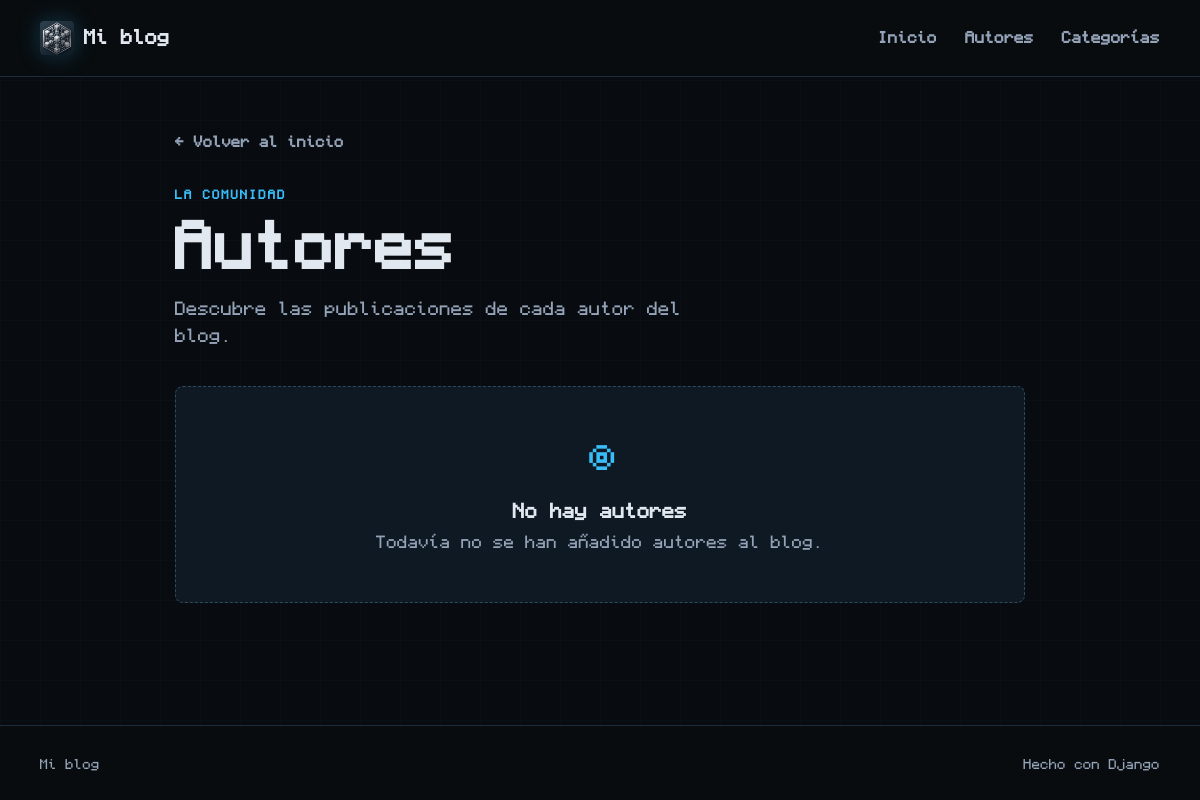
Page /autores on the earlier database version.
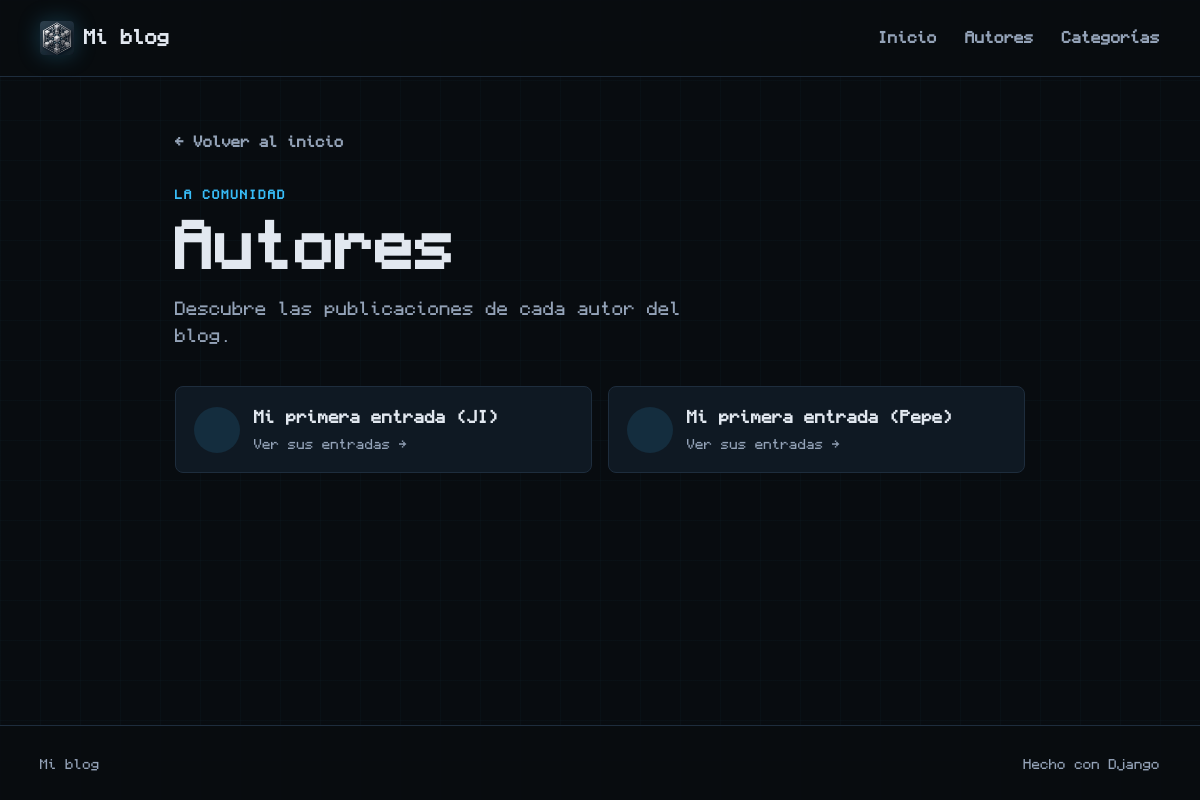
Same page on the later database version.
### blog/models.py (models this page shows)
class Post(models.Model):
    titulo = models.CharField(max_length=200) # En CharField es obligatoria la longitud máxima. Equivale al varchar
    autor = models.ForeignKey(
        Autor,
        on_delete=models.CASCADE, # Si se borra un autor, se borran todos sus posts
        related_name="posts",    # Related_name es el nombre que se le da a la relación inversa, es decir, desde un autor se puede acceder a sus posts con autor.posts.all()
    )
    categoria = models.ForeignKey(
        Categoria,
        on_delete=models.CASCADE,
        related_name="posts",
        null=True,
        blank=True,
    )
    imagen = models.ImageField(
        upload_to='posts/',
        null=True,
        blank=True,
    )
    imagen_url = models.URLField(
        max_length=500,
        null=True,
        blank=True,
    )
    cuerpo = models.TextField()
    fecha_publicacion = models.DateTimeField()
    def __str__(self):
        return f"{self.titulo} ({self.autor})"

class Autor(models.Model):
    nombre = models.CharField(max_length=60)
    apellidos = models.CharField(max_length=60)
    email = models.EmailField()
    def __str__(self):
        return self.nombre

### blog/views.py (the view)
# urls.py: path('autores', views.autores, name='autores'),
def autores(request):
    autores = Post.objects.all()
    contexto = {
        'autores': autores,
    }
    return render(request, 'blog/autores.html', contexto)

### blog/templates/blog/autores.html (shortened to what this page needs)
{% extends 'blog/base.html' %}
{% block contenido %}
<section class="listing-page">
    <a class="back-link" href="{% url 'principal' %}">← Volver al inicio</a>
    <p class="eyebrow">La comunidad</p>
    <h1>Autores</h1>
    <p class="lead">Descubre las publicaciones de cada autor del blog.</p>
    <div class="author-grid">
        {% for autor in autores %}
            <a class="author-card" href="{% url 'entradas_autor' pk=autor.pk %}">
                <span class="avatar">{{ autor.nombre|first|upper }}</span>
                <span>
                    <strong>{{ autor }}</strong>
                    <small>Ver sus entradas →</small>
                </span>
            </a>
        {% empty %}
            <div class="empty-state">
                <span class="empty-icon">◎</span>
                <h3>No hay autores</h3>
                <p>Todavía no se han añadido autores al blog.</p>
            </div>
        {% endfor %}
    </div>
</section>
{% endblock %}

Differences in the rows shown:
added Post: titulo+autor "Mi primera entrada (JI)"
added Post: titulo+autor "Mi primera entrada (Pepe)"
Other differences:
text no longer shown: "◎ No hay autores Todavía no se han añadido autores al blog."
